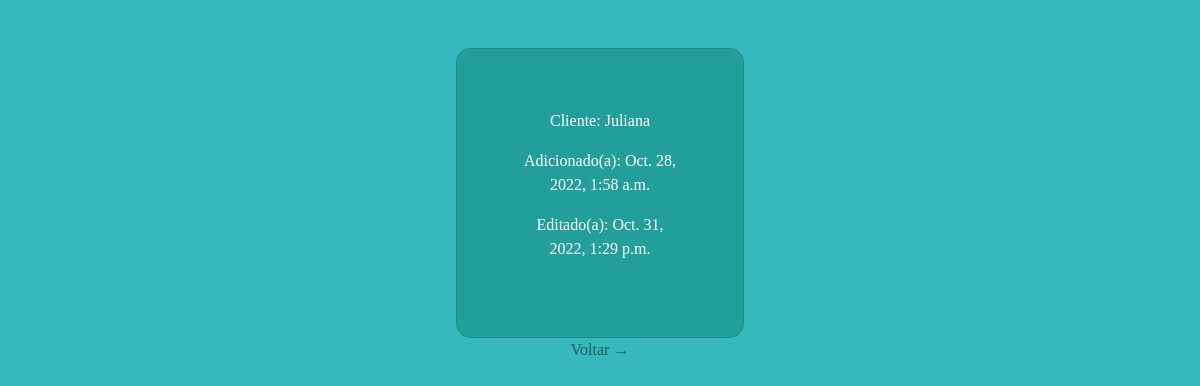
/client/1/ (signed in), run on the app's committed database.
### base/models.py (models this page shows)
class Patient(models.Model):
  name = models.CharField(max_length=200)
  phone = models.CharField(max_length=11)
  cep = models.CharField(max_length=8)
  address = models.CharField(max_length=200)
  number = models.CharField(max_length=4)
  city = models.CharField(max_length=50)
  state = models.CharField(max_length=2)
  country = models.CharField(max_length=50)
  created_at = models.DateTimeField(auto_now_add=True)
  edited = models.DateTimeField(auto_now=True)
  def __str__(self):
    return '{}'.format(self.name)

### base/views.py (the view)
# urls.py: path('client/<int:pk>/', ClientDetail.as_view(), name='client'),
class ClientDetail(LoginRequiredMixin, DetailView):
  template_name = 'clinicMedicalSys/client_detail.html'
  context_object_name = 'client'
  model = Patient

### base/templates/clinicMedicalSys/client_detail.html (shortened to what this page needs)
{% extends 'clinicMedicalSys/base.html' %}
{% load static %}
{% block content %}
<div class="card" style="width: 18rem;" id="detail-card">
  <div class="card-body">
    <p>Cliente: {{client}}</p>
    <p>Adicionado(a): {{client.created_at}}</p>
    <p>Editado(a): {{client.edited}}</p>
  </div>
</div>
<a href="{% url 'PatientsList' %}">Voltar</a>
{% endblock %}

### base/templates/clinicMedicalSys/base.html (style rules this page uses)
body { background-color: #37b8bd; color: rgba(255, 255, 255, 1); border-color: rgba(255, 255, 255, 0.7); font-family: 'Mazzard H'; }

### base/templates/clinicMedicalSys/client_detail.html (style rules this page uses)
#detail-card { background-color: #11887e85; padding: 40px; border-radius: 15px; }
a { color: rgba(0, 0, 0, 0.507); text-decoration: none; }
a::after { content: " →"; }

### data on the page
Patient: name "Juliana", created_at "Oct. 28, 2022, 1:58 a.m.", edited "Oct. 31, 2022, 1:29 p.m."
